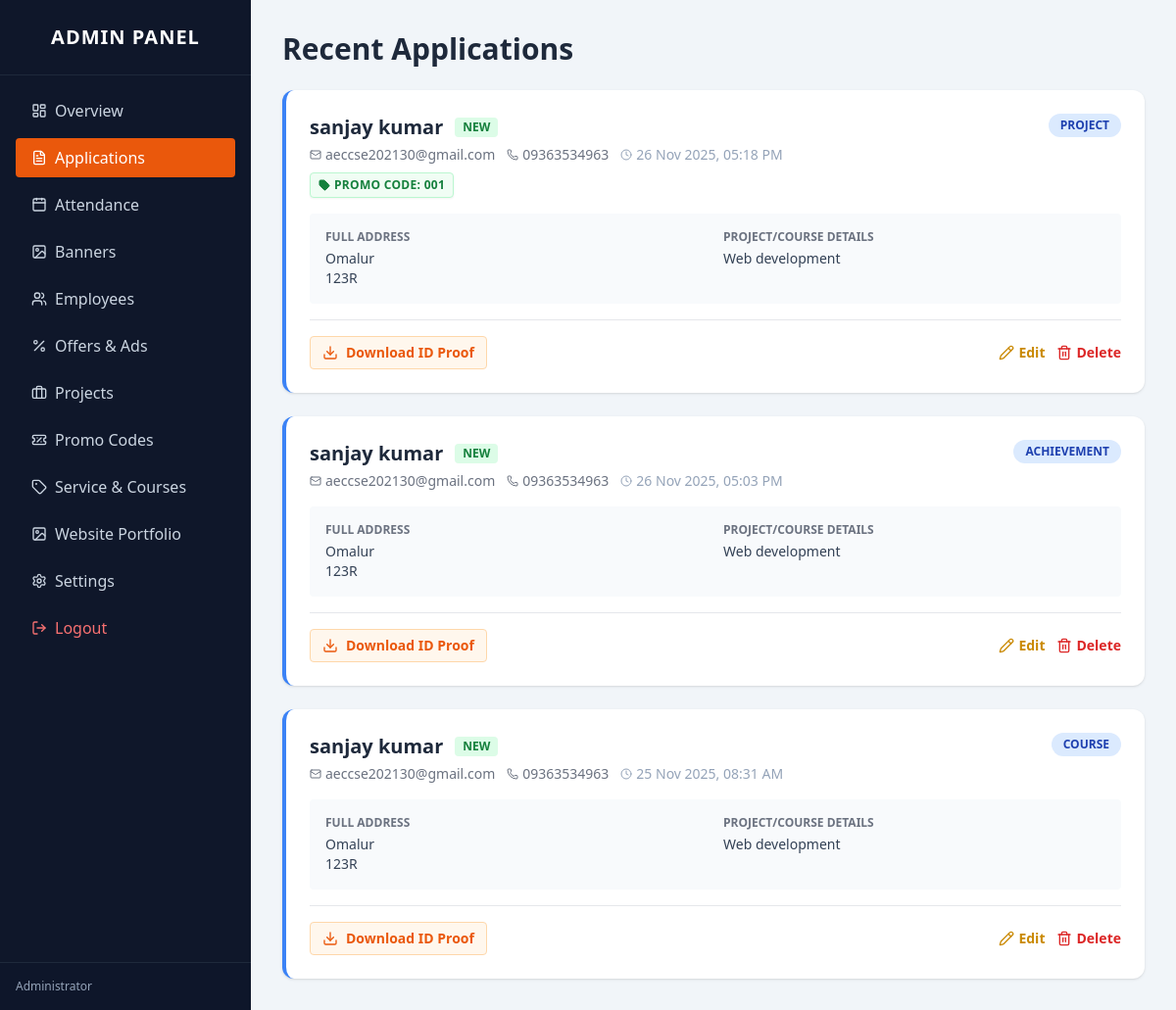
Page /admin/applications.php (signed in) on the committed database.
### tables this page shows
CREATE TABLE `applications` (
  `id` int(11) NOT NULL,
  `name` varchar(100) DEFAULT NULL,
  `email` varchar(100) DEFAULT NULL,
  `phone` varchar(20) DEFAULT NULL,
  `address` text DEFAULT NULL,
  `type` varchar(50) DEFAULT NULL,
  `education` text DEFAULT NULL,
  `file_path` varchar(255) DEFAULT NULL,
  `promo_code` varchar(50) DEFAULT NULL,
  `status` varchar(20) DEFAULT 'New',
  `created_at` timestamp NOT NULL DEFAULT current_timestamp()
);

### admin/applications.php (the view, shortened to what this page needs)
<?php
include '../includes/config.php';
$app_res = $conn->query("SELECT * FROM applications ORDER BY created_at DESC");
?>
<!DOCTYPE html>
<html lang="en">
<head>
    <script src="https://cdn.tailwindcss.com"></script>
</head>
<body class="bg-slate-100 flex h-screen">
    <div class="w-64 bg-slate-900 text-white flex flex-col shrink-0">
        <div class="p-6 font-bold text-xl tracking-wider text-center border-b border-slate-800">ADMIN PANEL</div>
        <nav class="flex-1 p-4 space-y-2 overflow-y-auto">
            <a href="dashboard.php" class="flex items-center px-4 py-2 hover:bg-slate-800 rounded text-slate-300"><i data-lucide="layout-dashboard" class="w-4 h-4 mr-2"></i> Overview</a>
            <a href="applications.php" class="flex items-center px-4 py-2 bg-orange-600 rounded text-white"><i data-lucide="file-text" class="w-4 h-4 mr-2"></i> Applications</a>
            <a href="attendance.php" class="flex items-center px-4 py-2 hover:bg-slate-800 rounded text-slate-300"><i data-lucide="calendar" class="w-4 h-4 mr-2"></i> Attendance</a>
            <a href="banners.php" class="flex items-center px-4 py-2 hover:bg-slate-800 rounded text-slate-300"><i data-lucide="image" class="w-4 h-4 mr-2"></i> Banners</a>
            <a href="employees.php" class="flex items-center px-4 py-2 hover:bg-slate-800 rounded text-slate-300"><i data-lucide="users" class="w-4 h-4 mr-2"></i> Employees</a>
            <a href="offers.php" class="flex items-center px-4 py-2 hover:bg-slate-800 rounded text-slate-300"><i data-lucide="percent" class="w-4 h-4 mr-2"></i> Offers & Ads</a>
            <a href="projects.php" class="flex items-center px-4 py-2 hover:bg-slate-800 rounded text-slate-300"><i data-lucide="briefcase" class="w-4 h-4 mr-2"></i> Projects</a>
            <a href="promocodes.php" class="flex items-center px-4 py-2 hover:bg-slate-800 rounded text-slate-300"><i data-lucide="ticket-percent" class="w-4 h-4 mr-2"></i> Promo Codes</a>
            <a href="service_courses.php" class="flex items-center px-4 py-2 hover:bg-slate-800 rounded text-slate-300"><i data-lucide="tag" class="w-4 h-4 mr-2"></i> Service & Courses</a>
            <a href="portfolio.php" class="flex items-center px-4 py-2 hover:bg-slate-800 rounded text-slate-300"><i data-lucide="image" class="w-4 h-4 mr-2"></i> Website Portfolio</a>
            <a href="settings.php" class="flex items-center px-4 py-2 hover:bg-slate-800 rounded text-slate-300"><i data-lucide="settings" class="w-4 h-4 mr-2"></i> Settings</a>
            <a href="../login.php" class="flex items-center px-4 py-2 mt-4 text-red-400 hover:bg-slate-800 rounded"><i data-lucide="log-out" class="w-4 h-4 mr-2"></i> Logout</a>
        </nav>
        <div class="p-4 border-t border-slate-800 flex items-center gap-3 bg-slate-900/50">
            <div class="overflow-hidden">
                <p class="text-xs text-slate-400">Administrator</p>
            </div>
        </div>
    </div>
    <div class="flex-1 p-8 overflow-y-auto">
        <h2 class="text-3xl font-bold text-slate-800 mb-6">Recent Applications</h2>
        <div class="grid gap-6">
            <?php
            while($app = $app_res->fetch_assoc()):
                $borderColor = ($app['type'] == 'job') ? 'border-purple-500' : 'border-blue-500';
                $badgeColor = ($app['type'] == 'job') ? 'bg-purple-100 text-purple-800' : 'bg-blue-100 text-blue-800';
                $downloadLabel = ($app['type'] == 'job') ? 'Download Resume' : 'Download ID Proof';
                $statusClass = 'bg-gray-100 text-gray-600';
                if($app['status'] == 'New') $statusClass = 'bg-green-100 text-green-700';
            ?>
            <div class="bg-white rounded-xl shadow p-6 border-l-4 <?php echo $borderColor; ?>">
                <div class="flex flex-col md:flex-row justify-between items-start mb-4">
                    <div class="mb-2 md:mb-0 w-full">
                        <h3 class="font-bold text-xl text-slate-800 flex items-center">
                            <?php echo htmlspecialchars($app['name']); ?>
                            <span class="ml-3 px-2 py-0.5 rounded text-xs font-bold uppercase <?php echo $statusClass; ?>">
                                <?php echo htmlspecialchars($app['status']); ?>
                            </span>
                        </h3>
                        <div class="flex flex-wrap items-center text-sm text-gray-500 mt-1 gap-3">
                            <span class="flex items-center"><i data-lucide="mail" class="w-3 h-3 mr-1"></i> <?php echo htmlspecialchars($app['email']); ?></span>
                            <span class="flex items-center"><i data-lucide="phone" class="w-3 h-3 mr-1"></i> <?php echo htmlspecialchars($app['phone']); ?></span>
                            <span class="flex items-center text-slate-400">
                                <i data-lucide="clock" class="w-3 h-3 mr-1"></i>
                                <?php echo date('d M Y, h:i A', strtotime($app['created_at'])); ?>
                            </span>
                        </div>
                        <?php if(!empty($app['promo_code'])): ?>
                            <div class="mt-2 inline-flex items-center bg-green-50 border border-green-200 text-green-700 px-2 py-1 rounded text-xs font-bold uppercase tracking-wide shadow-sm">
                                <i data-lucide="tag" class="w-3 h-3 mr-1 fill-current"></i>
                                Promo Code: <?php echo htmlspecialchars($app['promo_code']); ?>
                            </div>
                        <?php endif; ?>
                    </div>
                    <span class="px-3 py-1 rounded-full text-xs font-bold uppercase <?php echo $badgeColor; ?> shrink-0 mt-2 md:mt-0">
                        <?php echo htmlspecialchars($app['type']); ?>
                    </span>
                </div>
                <div class="bg-slate-50 p-4 rounded text-sm text-slate-700 mb-4 grid grid-cols-1 md:grid-cols-2 gap-4">
                    <div>
                        <p class="font-bold text-gray-500 text-xs mb-1 uppercase">Full Address</p>
                        <p><?php echo nl2br(htmlspecialchars($app['address'])); ?></p>
                    </div>
                    <?php if($app['type'] == 'job'): ?>
                    <div>
                        <p class="font-bold text-gray-500 text-xs mb-1 uppercase">Education</p>
                        <p><?php echo nl2br(htmlspecialchars($app['education'])); ?></p>
                    </div>
                    <?php else: ?>
                    <div>
                        <p class="font-bold text-gray-500 text-xs mb-1 uppercase">Project/Course Details</p>
                        <p><?php echo nl2br(htmlspecialchars($app['education'])); ?></p>
                    </div>
                    <?php endif; ?>
                </div>
                <div class="flex justify-between items-center border-t pt-4">
                    <?php if(!empty($app['file_path'])): ?>
                        <a href="../<?php echo $app['file_path']; ?>" download class="inline-flex items-center text-orange-600 hover:text-orange-800 font-bold text-sm border border-orange-200 bg-orange-50 px-3 py-1.5 rounded transition hover:bg-orange-100">
                            <i data-lucide="download" class="w-4 h-4 mr-2"></i>
                            <?php echo $downloadLabel; ?>
                        </a>
                    <?php else: ?>
                        <span class="inline-flex items-center text-gray-400 text-sm italic">
                            <i data-lucide="file-x" class="w-4 h-4 mr-2"></i> No file
                        </span>
                    <?php endif; ?>
                    <div class="flex space-x-3">
                        <a href="?edit=<?php echo $app['id']; ?>" class="flex items-center text-sm font-bold text-yellow-600 hover:text-yellow-800">
                            <i data-lucide="pencil" class="w-4 h-4 mr-1"></i> Edit
                        </a>
                        <a href="?delete=<?php echo $app['id']; ?>" onclick="return confirm('Delete this application permanently?');" class="flex items-center text-sm font-bold text-red-600 hover:text-red-800">
                            <i data-lucide="trash-2" class="w-4 h-4 mr-1"></i> Delete
                        </a>
                    </div>
                </div>
            </div>
            <?php endwhile; ?>
        </div>
    </div>
</body>
</html>

### rows in the picture
applications: name "sanjay kumar", status "NEW", email "aeccse202130@gmail.com", phone "09363534963", created_at "26 Nov 2025, 05:18 PM", promo_code "001", type "PROJECT", address "Omalur 123R", education "Web development", type "Download ID Proof"
applications: name "sanjay kumar", status "NEW", email "aeccse202130@gmail.com", phone "09363534963", created_at "26 Nov 2025, 05:03 PM", type "ACHIEVEMENT", address "Omalur 123R", education "Web development", type "Download ID Proof"
applications: name "sanjay kumar", status "NEW", email "aeccse202130@gmail.com", phone "09363534963", created_at "25 Nov 2025, 08:31 AM", type "COURSE", address "Omalur 123R", education "Web development", type "Download ID Proof"
